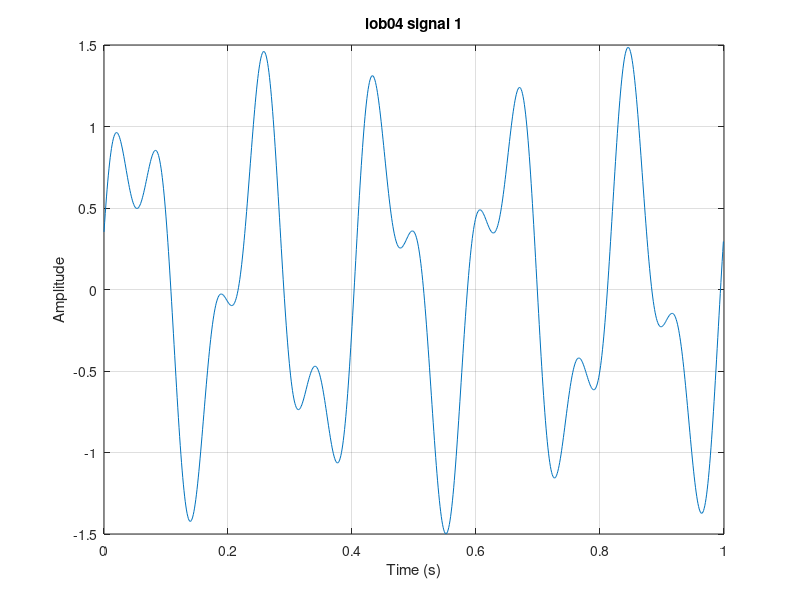

The MATLAB script that drew this image:
% Plot lob04 signal 1
% Load data if present in current working directory or repository
f = dir('**/*lob04*');
if ~isempty(f)
    % Try to find a matching file and load data
    for k = 1:numel(f)
        name = f(k).name;
        if contains(lower(name), 'signal') || contains(lower(name), 'lob04')
            try
                data = load(name);
                fields = fieldnames(data);
                if ~isempty(fields)
                    x = data.(fields{1});
                    if isstruct(x)
                        x = x.(fieldnames(x){1});
                    end
                    if isvector(x)
                        plot(x);
                        title('lob04 signal 1');
                        xlabel('Sample');
                        ylabel('Amplitude');
                        grid on;
                        return;
                    end
                end
            catch
            end
        end
    end
end

% Fallback: generate a representative lob04-like waveform if no data file exists
fs = 1000;
T = 1;
t = (0:1/fs:T-1/fs)';
signal = sin(2*pi*5*t) + 0.5*sin(2*pi*12*t + pi/4);
plot(t, signal);
title('lob04 signal 1');
xlabel('Time (s)');
ylabel('Amplitude');
grid on;
